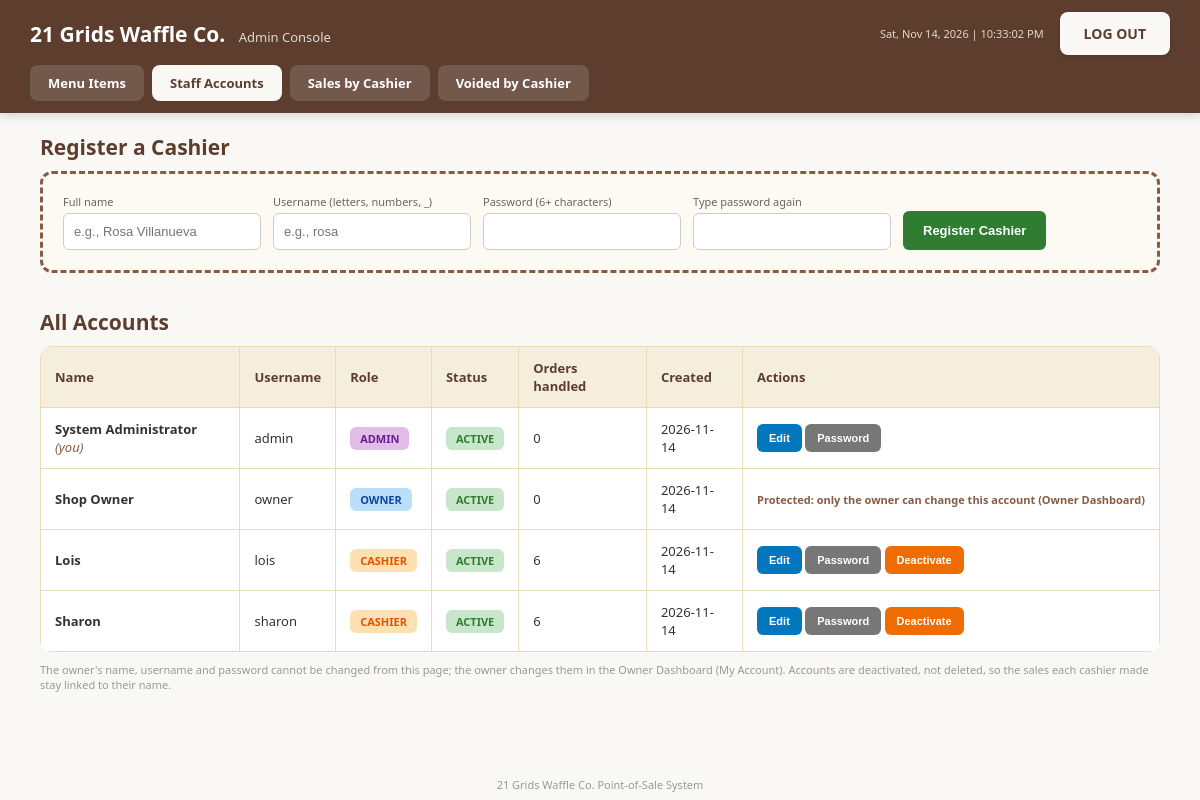
/staff.php (signed in), run on the app's committed database.
### tables this page shows
CREATE TABLE Staff (
    StaffID       INT AUTO_INCREMENT PRIMARY KEY,
    Username      VARCHAR(50)  NOT NULL UNIQUE,
    PasswordHash  VARCHAR(255) NOT NULL,
    FullName      VARCHAR(100) NOT NULL,
    Role          ENUM('Admin', 'Owner', 'Cashier') NOT NULL,
    IsActive      BOOLEAN      NOT NULL DEFAULT TRUE,
    CreatedAt     TIMESTAMP    NOT NULL DEFAULT CURRENT_TIMESTAMP
);

### src/App/Core/Database.php (called while the page is built, shortened)
<?php
class Database {
    private static $pdo = null;
    private static $host = '127.0.0.1';
    private static $name = 'GridsWaffleDB';
    private static $user = 'root';
    private static $pass = '';
    public static function connect() {
        if (self::$pdo === null) {
            try {
                self::$pdo = new PDO(
                    "mysql:host=" . self::$host . ";dbname=" . self::$name . ";charset=utf8mb4",
                    self::$user,
                    self::$pass,
                    [PDO::MYSQL_ATTR_INIT_COMMAND => "SET time_zone = '+08:00'"]
                );
                self::$pdo->setAttribute(PDO::ATTR_ERRMODE, PDO::ERRMODE_EXCEPTION);
                self::$pdo->setAttribute(PDO::ATTR_DEFAULT_FETCH_MODE, PDO::FETCH_ASSOC);
            } catch (PDOException $exception) {
                throw new DatabaseException("Database access failure: " . $exception->getMessage());
            }
        }
        return self::$pdo;
    }
}

### src/App/Services/StaffService.php (called while the page is built, shortened)
<?php
class StaffService {
    private $pdo;
    public function __construct() {
        $this->pdo = Database::connect();
    }
    public function getAll() {
        return $this->pdo->query(
            "SELECT S.*, (SELECT COUNT(*) FROM CustomerOrder AS CO WHERE CO.CashierID = S.StaffID) AS OrderCount
             FROM Staff AS S
             ORDER BY S.Role, S.FullName"
        )->fetchAll();
    }
}

### staff.php (the view, shortened to what this page needs)
<?php
require_once 'topbar.php';
$staffService = new StaffService();
$myId = (int)($_SESSION['staff_id'] ?? 0);
$staff = $staffService->getAll();
?>
<!DOCTYPE html>
<html lang="en">
<head>
</head>
<body>
    <h3 class="sec" style="margin-top:0;">Register a Cashier</h3>
    <form method="POST" class="box" autocomplete="off">
        <div><label>Full name</label><input type="text" name="full_name" required maxlength="100" placeholder="e.g., Rosa Villanueva"></div>
        <div><label>Username (letters, numbers, _)</label><input type="text" name="username" required maxlength="30" placeholder="e.g., rosa"></div>
        <div><label>Password (6+ characters)</label><input type="password" name="password" required minlength="6"></div>
        <div><label>Type password again</label><input type="password" name="password2" required minlength="6"></div>
        <button type="submit" name="add_staff" class="act go" style="padding:12px 20px; font-size:13px;">Register Cashier</button>
    </form>
    <h3 class="sec">All Accounts</h3>
    <table>
        <thead><tr><th>Name</th><th>Username</th><th>Role</th><th>Status</th><th>Orders handled</th><th>Created</th><th>Actions</th></tr></thead>
        <tbody>
        <?php foreach ($staff as $staffMember): ?>
            <tr style="<?php echo $staffMember['IsActive'] ? '' : 'background:#fafafa; color:#999;'; ?>">
                <td><strong><?php echo htmlspecialchars($staffMember['FullName']); ?></strong><?php echo (int)$staffMember['StaffID'] === $myId ? ' <em style="color:#865d43;">(you)</em>' : ''; ?></td>
                <td><?php echo htmlspecialchars($staffMember['Username']); ?></td>
                <td><span class="badge role-<?php echo strtolower(htmlspecialchars($staffMember['Role'])); ?>"><?php echo strtoupper(htmlspecialchars($staffMember['Role'])); ?></span></td>
                <td><span class="badge <?php echo $staffMember['IsActive'] ? 'on' : 'off'; ?>"><?php echo $staffMember['IsActive'] ? 'ACTIVE' : 'DEACTIVATED'; ?></span></td>
                <td><?php echo (int)$staffMember['OrderCount']; ?></td>
                <td><?php echo htmlspecialchars(substr($staffMember['CreatedAt'], 0, 10)); ?></td>
                <td style="white-space:nowrap;">
                    <?php if ($staffMember['Role'] === 'Owner'): ?>
                        <span style="color:#865d43; font-size:11px; font-weight:bold;">Protected: only the owner can change this account (Owner Dashboard)</span>
                    <?php else: ?>
                    <button type="button" class="act blue" onclick='openEdit(<?php echo (int)$staffMember['StaffID']; ?>, <?php echo json_encode($staffMember['FullName'], JSON_HEX_APOS | JSON_HEX_QUOT | JSON_HEX_TAG | JSON_HEX_AMP); ?>, <?php echo json_encode($staffMember['Username'], JSON_HEX_APOS | JSON_HEX_QUOT | JSON_HEX_TAG | JSON_HEX_AMP); ?>, <?php echo json_encode($staffMember['Role']); ?>)'>Edit</button>
                    <button type="button" class="act grey" onclick='openReset(<?php echo (int)$staffMember['StaffID']; ?>, <?php echo json_encode($staffMember['FullName'], JSON_HEX_APOS | JSON_HEX_QUOT | JSON_HEX_TAG | JSON_HEX_AMP); ?>)'>Password</button>
                    <?php endif; ?>
                    <?php if ($staffMember['Role'] === 'Cashier'): ?>
                    <form method="POST" style="display:inline; margin:0;" onsubmit="return askConfirm(event, this, '<?php echo $staffMember['IsActive'] ? 'Deactivate this cashier? They will not be able to log in.' : 'Activate this cashier again?'; ?>');">
                        <button type="submit" name="toggle_staff" class="act <?php echo $staffMember['IsActive'] ? 'orange' : 'go'; ?>"><?php echo $staffMember['IsActive'] ? 'Deactivate' : 'Activate'; ?></button>
                    </form>
                    <?php endif; ?>
                </td>
            </tr>
        <?php endforeach; ?>
        </tbody>
    </table>
    <p style="color:#999; font-size:11px; margin-top:10px;">The owner's name, username and password cannot be changed from this page; the owner changes them in the Owner Dashboard (My Account). Accounts are deactivated, not deleted, so the sales each cashier made stay linked to their name.</p>
<?php include 'footer.php'; ?>
</body>
</html>

### staff.php (style rules this page uses)
body { font-family: 'Segoe UI', sans-serif; background: #faf8f5; margin: 40px; color:#333; }
h3.sec { color:#5c3d2e; font-size: 21px; margin: 35px 0 10px; }
table { width: 100%; border-collapse: collapse; background: white; border-radius: 12px; overflow: hidden; }
th, td { border: 1px solid #ebdcb9; padding: 12px 14px; text-align: left; font-size: 13px; }
th { background: #f5eedc; color: #5c3d2e; }
input { padding: 10px; font-size: 13px; box-sizing: border-box; border: 1px solid #ccc; border-radius: 6px; }
.box { background:#fdfaf4; padding:20px; border-radius:12px; border:3px dashed #865d43; display:flex; gap:12px; flex-wrap:wrap; align-items:end; }
.box label { display:block; font-size:11px; color:#666; margin-bottom:4px; }
.act { border:none; border-radius:6px; padding:8px 12px; font-size:11px; font-weight:bold; cursor:pointer; color:white; }
.go { background:#2e7d32; }
.blue { background:#0277bd; }
.orange { background:#ef6c00; }
.grey { background:#777; }
.badge { padding:4px 10px; border-radius:6px; font-size:11px; font-weight:bold; }
.on { background:#c8e6c9; color:#2e7d32; }
.role-admin { background:#e1bee7; color:#6a1b9a; }
.role-owner { background:#bbdefb; color:#0d47a1; }
.role-cashier { background:#ffe0b2; color:#e65100; }

### data on the page
staff: FullName "System Administrator", shows "(you)", Username "admin", Role "ADMIN", IsActive "ACTIVE", OrderCount "0", CreatedAt "2026-11-14"
staff: FullName "Shop Owner", Username "owner", Role "OWNER", IsActive "ACTIVE", OrderCount "0", CreatedAt "2026-11-14", shows "Protected: only the owner can change this account (Owner Dashboard)"
staff: FullName "Lois", Username "lois", Role "CASHIER", IsActive "ACTIVE", OrderCount "6", CreatedAt "2026-11-14"
staff: FullName "Sharon", Username "sharon", Role "CASHIER", IsActive "ACTIVE", OrderCount "6", CreatedAt "2026-11-14"

### other printed values
Site::getBusinessName() "21 Grids Waffle Co."
$title "Admin Console"
$item['label'] "Menu Items"
$item['label'] "Staff Accounts"
$item['label'] "Sales by Cashier"
$item['label'] "Voided by Cashier"
